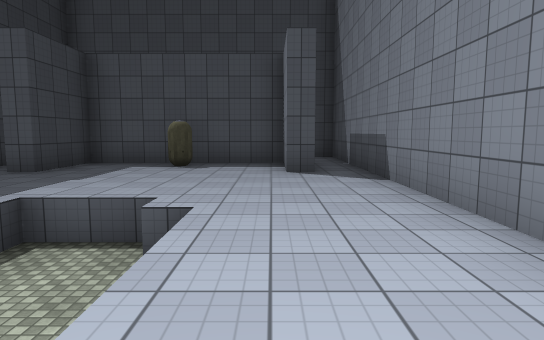
[1] (above)

24 first-person views from a walk through a Unity game level. The camera is 1.4 m above the floor, tilts 6° down and sees 75° across. The floor is counted in squares, 2 m on a side. Each view is taken from the middle of a square. On the plan, view 1 faces up. The plan holds only what a view shows up to about 11 squares ahead; the rest is blank. The place goes on beyond the plan. The player character is not drawn. Surface patterns are stand-ins for the level's own textures.

[2]
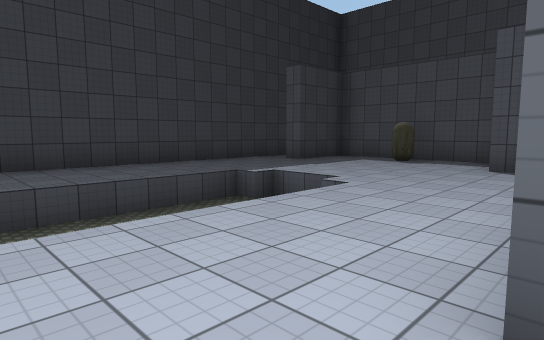

[3]
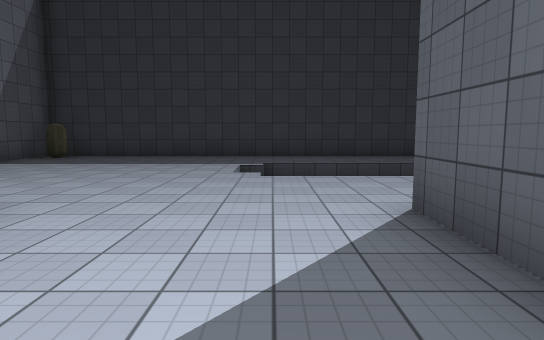

[4]
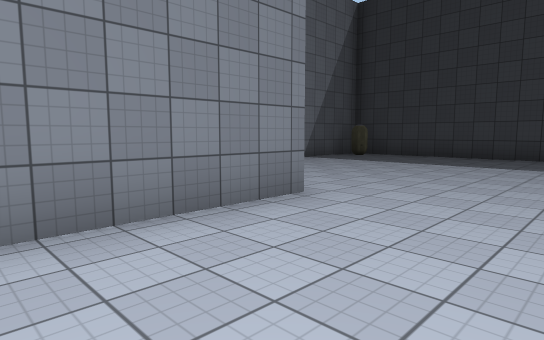

[5]
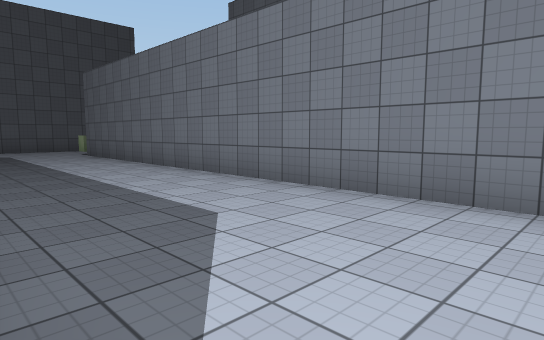

[6]
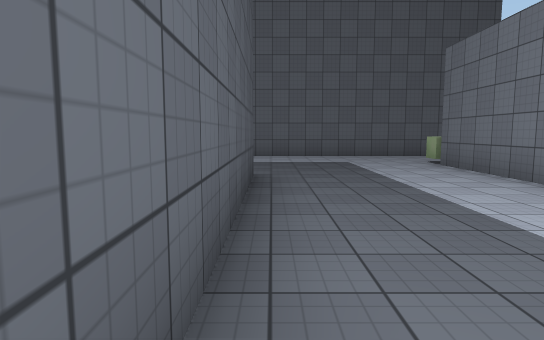

[7]
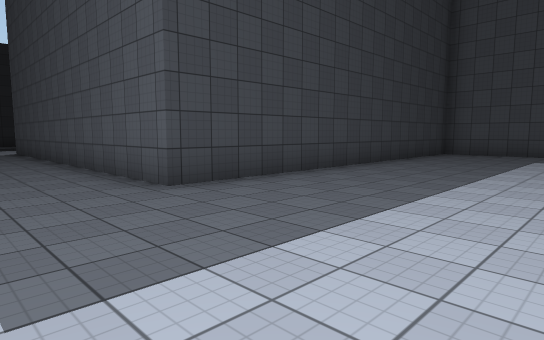

[8]
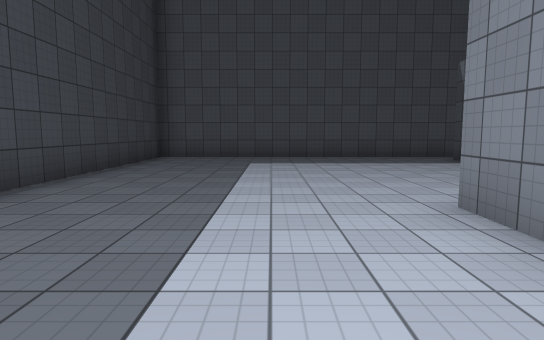

[9]
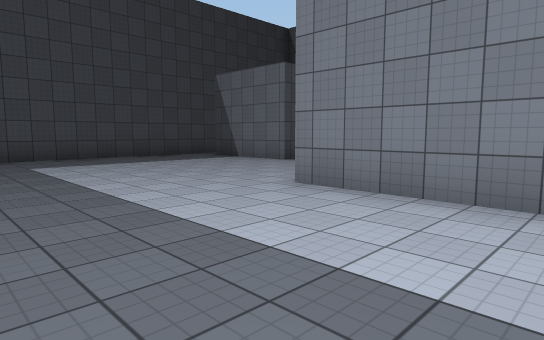

[10]
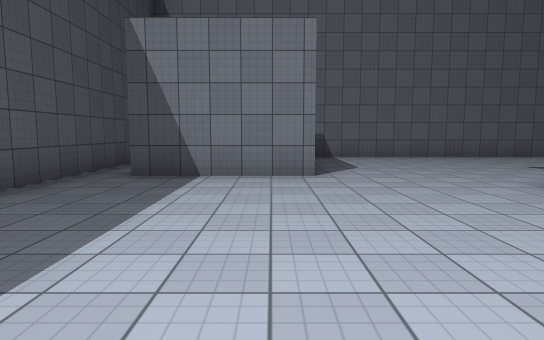

[11]
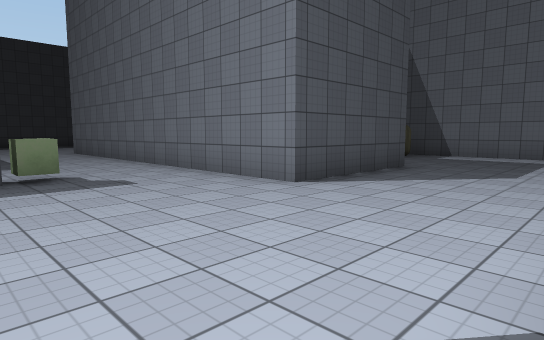

[12]
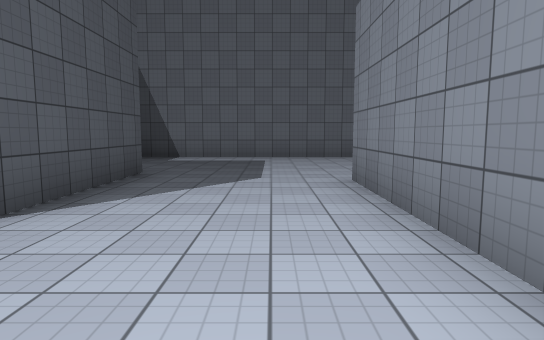

[13]
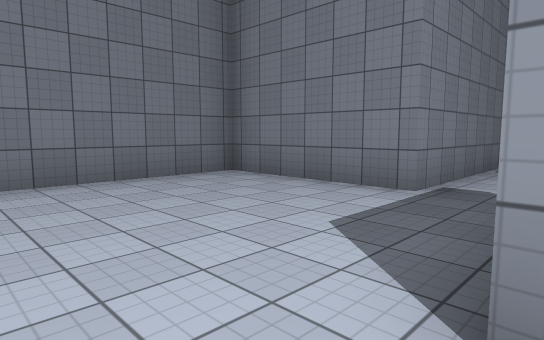

[14]
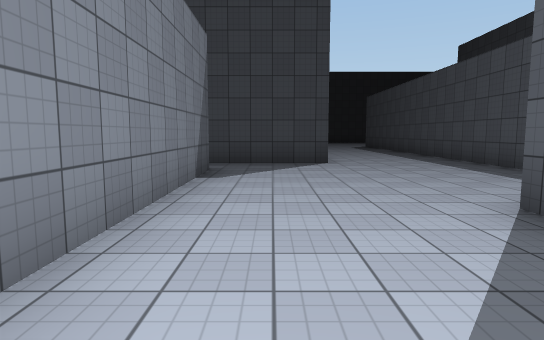

[15]
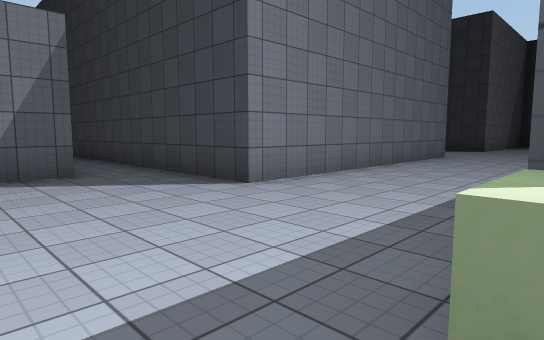

[16]
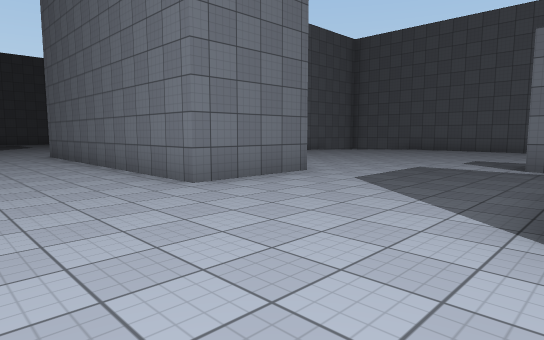

[17]
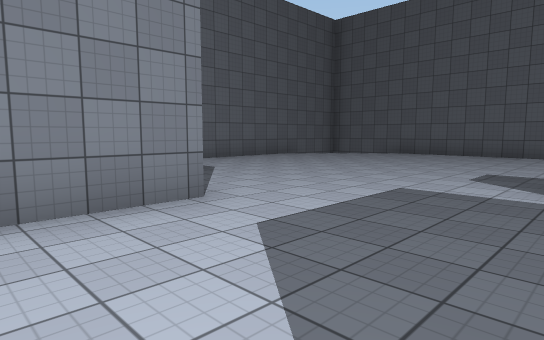

[18]
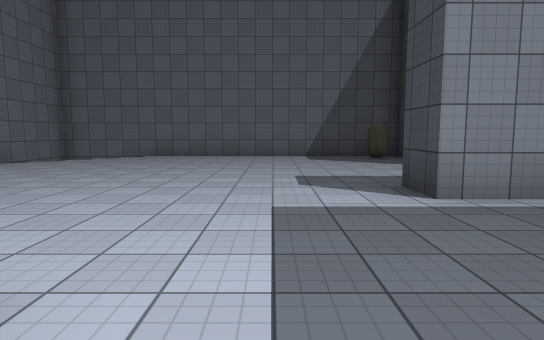

[19]
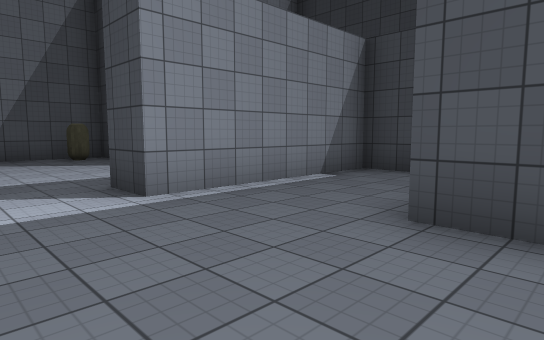

[20]
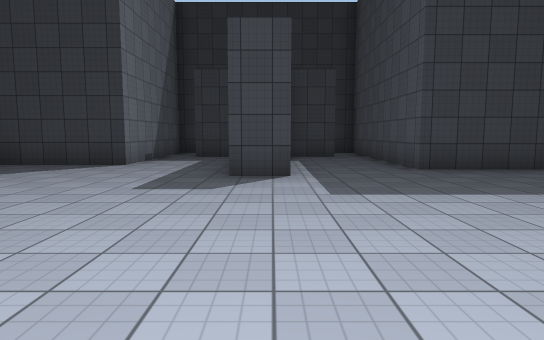

[21]
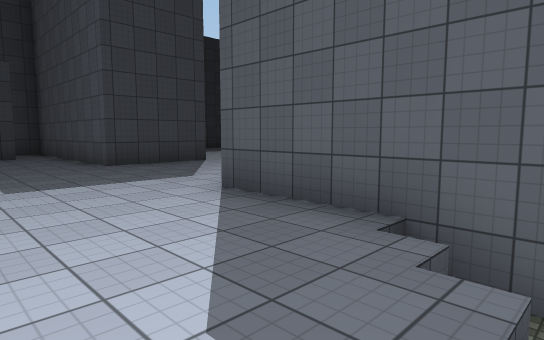

[22]
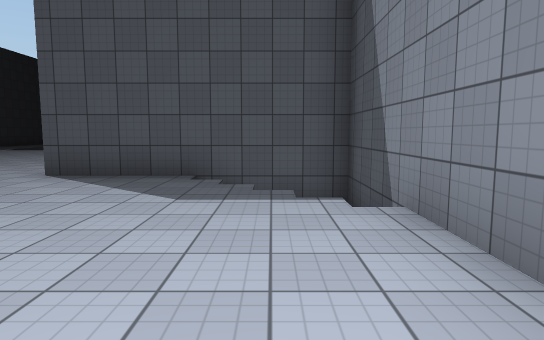

[23]
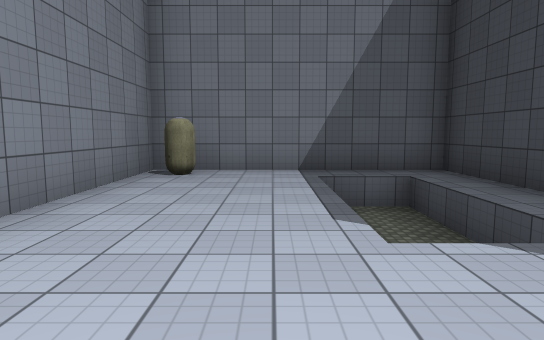

[24]
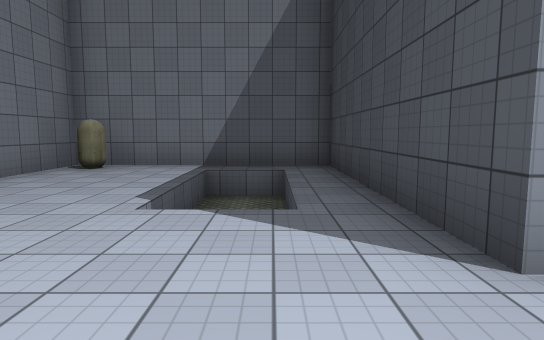

### Floor plan
Key: @ floor where view 1 was taken; # wall or solid block; . main floor; - floor 1 m lower than the main floor; ^ raised ledge; v drop or lower ground.
Columns run from 6 left of view 1 to 25 right of it. Each row starts with its distance up from view 1.
 11                  ############
 10        .#        #...........
  9        .#        #........#
  8 # #######        #........#
  7 #.#....##        #........#
  6 #.......#        #........#   .#
  5 #.......#        #.............#
  4 #.......#        #.............#
  3 #..vvv..#        #.....##......#
  2 #..vvv..#        #.....##......#
  1 #..v v..##########.....##.vv...#
  0 #..v v@................##.vv...#
 -1 #..v v.................##.vv...#
 -2 #......................##.....##
 -3 #......................########
 -4 #.......#############..#      #
 -5 #......................#      ##
 -6 #......................####....#
 -7 ##.............................#
 -8 ####  #....#######.............#
 -9       #....##### #.............#
-10 #######....#######.............#
-11 #.............vv##..######.....#
-12    #...........-##..      .....#
-13    ^^^^#........##.       .....#
-14    #............##.       .#####
-15    #............##        .#
-16   ............. ##         #
-17   ####..........#          #
-18      #.........-#
-19      ##....... v#
-20      ############

Positions as (right, up) in squares from view 1, and headings:
1: (0, 0), facing up
2: (2, -1), facing up-left
3: (5, -1), facing left
4: (5, -1), facing down-left
5: (2, 0), facing down-right
6: (6, 0), facing right
7: (16, -2), facing up-left
8: (15, 0), facing up
9: (13, 0), facing up-right
10: (14, 7), facing right
11: (13, -10), facing up-right
12: (14, -9), facing right
13: (19, -9), facing down-right
14: (20, -9), facing left
15: (15, -4), facing down-left
16: (0, -5), facing down-right
17: (1, -8), facing down-right
18: (3, -9), facing down
19: (3, -9), facing down-left
20: (7, -13), facing left
21: (8, -13), facing up-left
22: (8, -16), facing up
23: (22, 4), facing down
24: (20, 5), facing down
